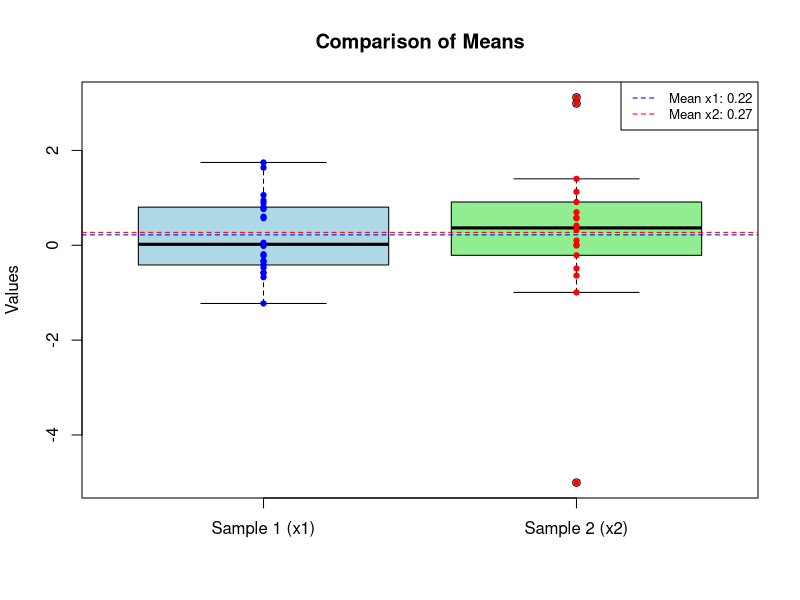

Generate this figure with R:
## ---- chunk 1
set.seed(12242987)
x1 <- c(-0.673, -0.584, 0.572, -0.341, -0.218, 0.603, -0.415, -0.013, 0.763, 0.804, 0.054, 1.746, -0.472, 1.638, -0.578, 0.947, -0.329, -0.188, 0.794, 0.894, -1.227, 1.059) # nolint
x2 <- c(0.913, -0.639, 2.99, -5.004, 3.118, 0.1, 1.128, 0.579, 0.32, -0.488, -0.994, -0.212, 0.413, 1.401, 0.007, 0.568, -0.005, 0.696) # nolint
## ---- chunk 2
mean_x1 <- mean(x1)
mean_x2 <- mean(x2)

boxplot(list(x1 = x1, x2 = x2),
    col = c("lightblue", "lightgreen"),
    names = c("Sample 1 (x1)", "Sample 2 (x2)"), main = "Comparison of Means",
    ylab = "Values"
)
points(rep(1, length(x1)), x1, col = "blue", pch = 19, cex = 0.7)
points(rep(2, length(x2)), x2, col = "red", pch = 19, cex = 0.7)
abline(h = mean_x1, col = "blue", lty = 2)
abline(h = mean_x2, col = "red", lty = 2)
legend("topright",
    legend = c(
        paste("Mean x1:", round(mean_x1, 2)),
        paste("Mean x2:", round(mean_x2, 2))
    ),
    col = c("blue", "red"), lty = 2, cex = 0.8
)
## ---- chunk 3
bootstrap_t_test_independent <- function(x1, x2, num_bootstrap = 10000, alpha = 0.05) {
    observed_t_stat <- t.test(x1, x2, var.equal = FALSE)$statistic
    n1 <- length(x1)
    n2 <- length(x2)

    bootstrap_t_stats <- numeric(num_bootstrap)

    for (i in 1:num_bootstrap) {
        resampled_x1 <- sample(x1, size = n1, replace = TRUE)
        resampled_x2 <- sample(x2, size = n2, replace = TRUE)
        bootstrap_t_stats[i] <- t.test(resampled_x1, resampled_x2, var.equal = FALSE)$statistic
    }

    p_value <- mean(abs(bootstrap_t_stats) >= abs(observed_t_stat))

    ci_lower <- quantile(bootstrap_t_stats, alpha / 2)
    ci_upper <- quantile(bootstrap_t_stats, 1 - alpha / 2)

    list(
        observed_t_stat = observed_t_stat,
        p_value = p_value,
        confidence_interval = c(ci_lower, ci_upper)
    )
}

bootstrap_t_test_pooled <- function(x1, x2, num_bootstrap = 10000, alpha = 0.05) {
    observed_t_stat <- t.test(x1, x2, var.equal = FALSE)$statistic
    n1 <- length(x1)
    n2 <- length(x2)

    x1_centered <- x1 - mean(x1)
    x2_centered <- x2 - mean(x2)
    pooled_data <- c(x1_centered, x2_centered)

    bootstrap_t_stats <- numeric(num_bootstrap)

    for (i in 1:num_bootstrap) {
        resampled_data <- sample(pooled_data, size = n1 + n2, replace = TRUE)
        resampled_x1 <- resampled_data[1:n1]
        resampled_x2 <- resampled_data[(n1 + 1):(n1 + n2)]
        bootstrap_t_stats[i] <- t.test(resampled_x1, resampled_x2, var.equal = FALSE)$statistic
    }

    p_value <- mean(abs(bootstrap_t_stats) >= abs(observed_t_stat))

    ci_lower <- quantile(bootstrap_t_stats, alpha / 2)
    ci_upper <- quantile(bootstrap_t_stats, 1 - alpha / 2)

    list(
        observed_t_stat = observed_t_stat,
        p_value = p_value,
        confidence_interval = c(ci_lower, ci_upper)
    )
}
results_independent <- bootstrap_t_test_independent(x1, x2, alpha = 0.05)
results_pooled <- bootstrap_t_test_pooled(x1, x2, alpha = 0.05)

results_independent_99 <- bootstrap_t_test_independent(x1, x2, alpha = 0.01)
results_pooled_99 <- bootstrap_t_test_pooled(x1, x2, alpha = 0.01)
## ---- chunk 4
results_independent
## ---- chunk 5
results_pooled
## ---- chunk 6
results_independent_99
## ---- chunk 7
results_pooled_99
## ---- chunk 8
permutation_t_test <- function(x1, x2, num_permutations = 10000, alpha = 0.05) {
    observed_t_stat <- t.test(x1, x2, var.equal = FALSE)$statistic
    combined_data <- c(x1, x2)
    n1 <- length(x1)
    n2 <- length(x2)

    perm_t_stats <- numeric(num_permutations)

    for (i in 1:num_permutations) {
        permuted_data <- sample(combined_data)
        perm_x1 <- permuted_data[1:n1]
        perm_x2 <- permuted_data[(n1 + 1):(n1 + n2)]
        perm_t_stats[i] <- t.test(perm_x1, perm_x2, var.equal = FALSE)$statistic
    }

    p_value <- mean(abs(perm_t_stats) >= abs(observed_t_stat))
    ci_lower <- quantile(perm_t_stats, alpha / 2)
    ci_upper <- quantile(perm_t_stats, 1 - alpha / 2)

    list(
        observed_t_stat = observed_t_stat,
        p_value = p_value,
        confidence_interval = c(ci_lower, ci_upper)
    )
}
## ---- chunk 9
results_permutation <- permutation_t_test(x1, x2, alpha = 0.05)
results_permutation_99 <- permutation_t_test(x1, x2, alpha = 0.01)
results_permutation
results_permutation_99
## ---- chunk 10
bootstrap_wilcoxon_independent <- function(x1, x2, num_bootstrap = 10000, alpha = 0.05) {
    combined_data <- c(x1, x2)
    ranks <- rank(combined_data)
    observed_stat <- sum(ranks[1:length(x1)])

    n1 <- length(x1)
    n2 <- length(x2)
    bootstrap_stats <- numeric(num_bootstrap)

    for (i in 1:num_bootstrap) {
        resampled_x1 <- sample(x1, size = n1, replace = TRUE)
        resampled_x2 <- sample(x2, size = n2, replace = TRUE)
        combined_resample <- c(resampled_x1, resampled_x2)
        resample_ranks <- rank(combined_resample)
        bootstrap_stats[i] <- sum(resample_ranks[1:n1])
    }
    p_value <- mean(abs(bootstrap_stats - mean(bootstrap_stats)) >= abs(observed_stat - mean(bootstrap_stats)))
    ci_lower <- quantile(bootstrap_stats, alpha / 2)
    ci_upper <- quantile(bootstrap_stats, 1 - alpha / 2)

    list(
        observed_stat = observed_stat,
        p_value = p_value,
        confidence_interval = c(ci_lower, ci_upper)
    )
}

bootstrap_wilcoxon_pooled <- function(x1, x2, num_bootstrap = 10000, alpha = 0.05) {
    combined_data <- c(x1, x2)
    ranks <- rank(combined_data)
    observed_stat <- sum(ranks[1:length(x1)])

    n1 <- length(x1)
    n2 <- length(x2)
    bootstrap_stats <- numeric(num_bootstrap)

    pooled_data <- c(x1, x2)

    for (i in 1:num_bootstrap) {
        resampled_data <- sample(pooled_data, size = n1 + n2, replace = TRUE)
        resample_ranks <- rank(resampled_data)
        bootstrap_stats[i] <- sum(resample_ranks[1:n1])
    }
    p_value <- mean(abs(bootstrap_stats - mean(bootstrap_stats)) >= abs(observed_stat - mean(bootstrap_stats)))
    ci_lower <- quantile(bootstrap_stats, alpha / 2)
    ci_upper <- quantile(bootstrap_stats, 1 - alpha / 2)

    list(
        observed_stat = observed_stat,
        p_value = p_value,
        confidence_interval = c(ci_lower, ci_upper)
    )
}
## ---- chunk 11
results_wilcoxon_independent <- bootstrap_wilcoxon_independent(x1, x2, alpha = 0.05)
results_wilcoxon_pooled <- bootstrap_wilcoxon_pooled(x1, x2, alpha = 0.05)

results_wilcoxon_independent_99 <- bootstrap_wilcoxon_independent(x1, x2, alpha = 0.01)
results_wilcoxon_pooled_99 <- bootstrap_wilcoxon_pooled(x1, x2, alpha = 0.01)

results_wilcoxon_independent
results_wilcoxon_pooled
results_wilcoxon_independent_99
results_wilcoxon_pooled_99
## ---- chunk 12
t_test_result <- t.test(x1, x2, var.equal = FALSE)
t_test_result

wilcoxon_test_result <- wilcox.test(x1, x2)
wilcoxon_test_result
## ---- chunk 13
library(knitr)

n <- 200
x1 <- rnorm(n, mean = 2, sd = sqrt(3))
x2 <- runif(n, min = 2, max = 4)
x3 <- runif(n, min = -2, max = 2)
epsilon <- rt(n, df = 5)

y <- 3 + 2 * x1 + x2 + epsilon
data <- data.frame(x1 = x1, x2 = x2, x3 = x3, y = y)
kable(head(data), caption = "Generated sample for model y")
## ---- chunk 14
model <- lm(y ~ x1 + x2 + x3, data = data)
## ---- chunk 15
residuals <- resid(model)
fitted_values <- fitted(model)
## ---- chunk 16
B <- 1000 # number of bootstrap iterations

bootstrap_coefs <- matrix(NA, nrow = B, ncol = length(coef(model)))
colnames(bootstrap_coefs) <- names(coef(model))

for (i in 1:B) {
    resampled_residuals <- sample(residuals, replace = TRUE)
    new_y <- fitted_values + resampled_residuals
    new_model <- lm(new_y ~ x1 + x2 + x3, data = data)
    bootstrap_coefs[i, ] <- coef(new_model)
}
## ---- chunk 17
CI_lower <- apply(bootstrap_coefs, 2, function(x) quantile(x, probs = 0.025))
CI_upper <- apply(bootstrap_coefs, 2, function(x) quantile(x, probs = 0.975))

bootstrap_CI <- data.frame(
    Coefficient = names(coef(model)),
    Estimate = coef(model),
    CI_Lower = CI_lower,
    CI_Upper = CI_upper
)

kable(bootstrap_CI, caption = "Percentiles summary for residual boostrap")

exclude_x3 <- (CI_lower["x3"] <= 0 && CI_upper["x3"] >= 0)
exclude_x3
## ---- chunk 18
n <- nrow(data)
for (i in 1:B) {
    bootstrap_indices <- sample(1:n, n, replace = TRUE)
    bootstrap_data <- data[bootstrap_indices, ]
    new_model <- lm(y ~ x1 + x2 + x3, data = bootstrap_data)
    bootstrap_coefs[i, ] <- coef(new_model)
}

CI_lower <- apply(bootstrap_coefs, 2, function(x) quantile(x, probs = 0.025))
CI_upper <- apply(bootstrap_coefs, 2, function(x) quantile(x, probs = 0.975))

bootstrap_CI <- data.frame(
    Coefficient = names(coef(model)),
    Estimate = coef(model),
    CI_Lower = CI_lower,
    CI_Upper = CI_upper
)

kable(bootstrap_CI, caption = "Percentiles summary for pairs boostrap")
exclude_x3 <- (CI_lower["x3"] <= 0 && CI_upper["x3"] >= 0)
exclude_x3
